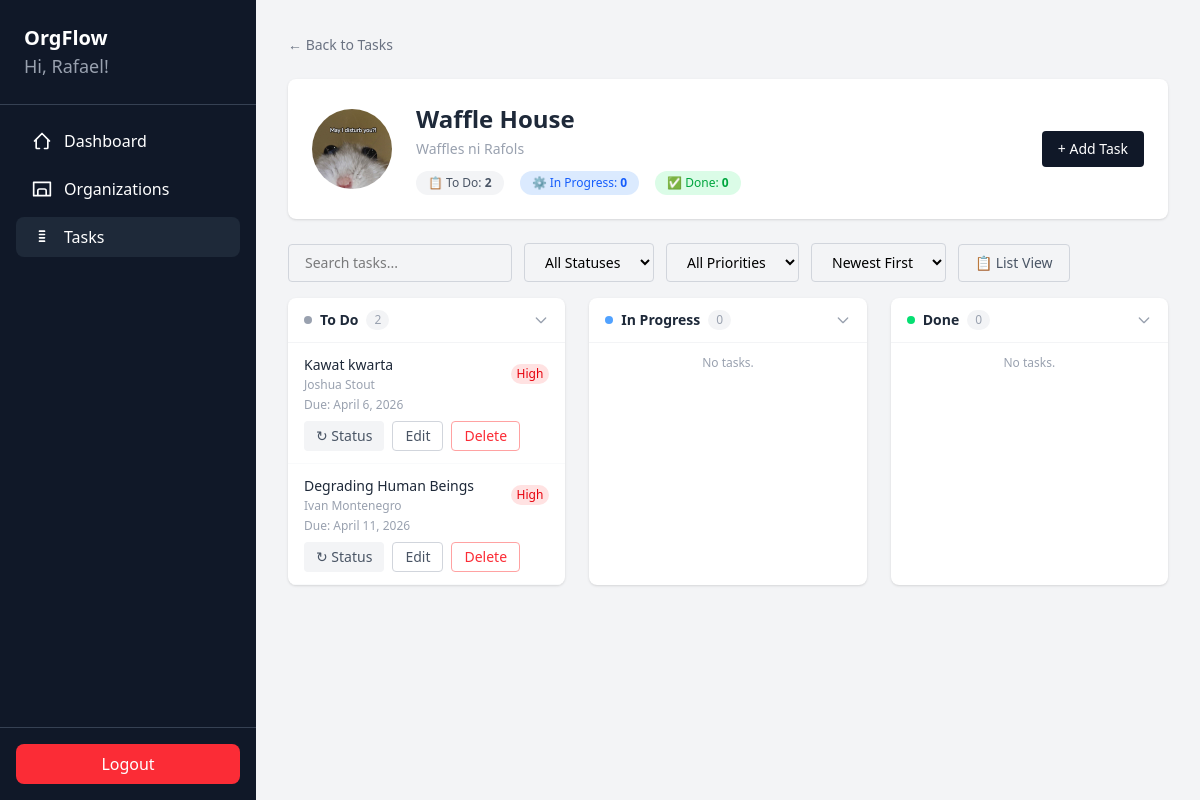
The page /tasks/3/ (signed in) on the database as committed earlier.
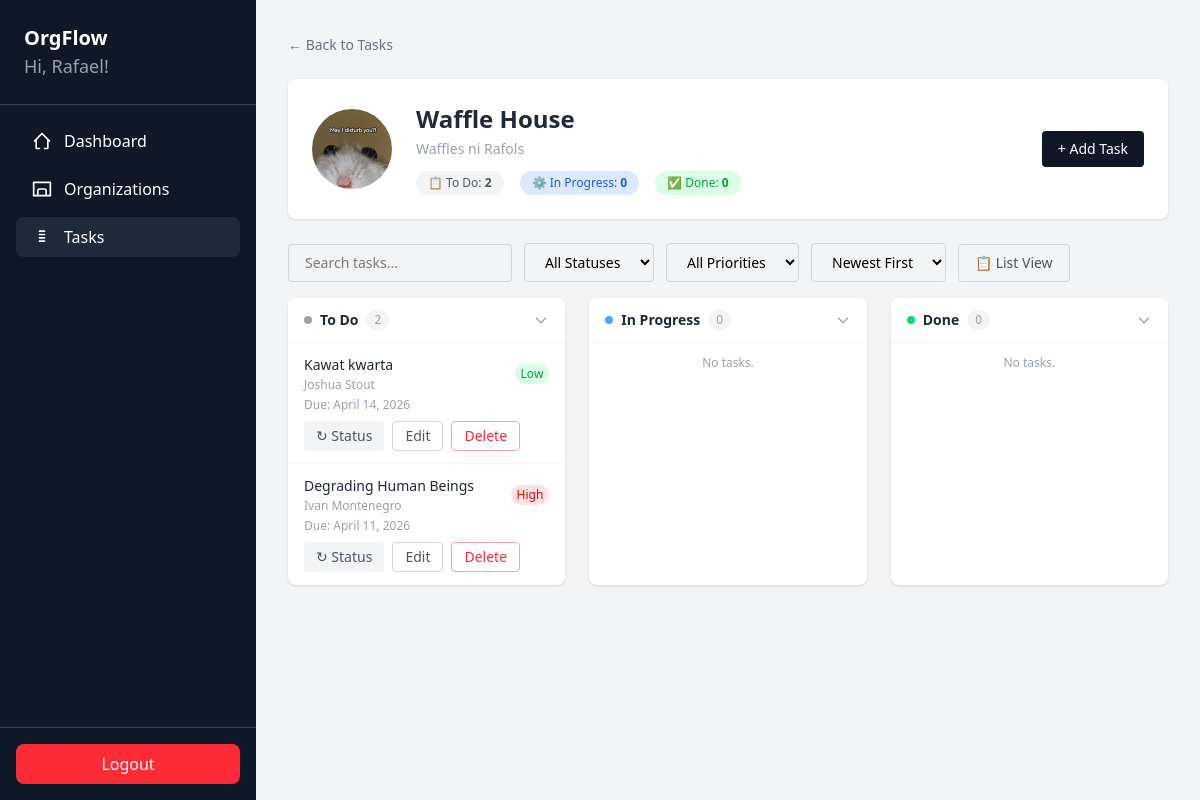
The same page on the database as committed later.
### clubManagement/models.py (models this page shows, shortened)
class Task(models.Model):
    STATUS_CHOICES = [
        ("TODO", "To Do"),
        ("PROG", "In Progress"),
        ("DONE", "Done"),
    ]
    PRIORITY_CHOICES = [
        ("HIGH", "High"),
        ("MED", "Medium"),
        ("LOW", "Low"),
    ]
    organization = models.ForeignKey(Organization, on_delete=models.CASCADE, related_name="tasks")
    title = models.CharField(max_length=200)
    description = models.TextField(blank=True, default="")
    assigned_to = models.ForeignKey(User, on_delete=models.CASCADE, related_name="assigned_tasks")
    created_by = models.ForeignKey(User, on_delete=models.CASCADE, related_name="created_tasks")
    status = models.CharField(max_length=4, choices=STATUS_CHOICES, default="TODO")
    priority = models.CharField(max_length=4, choices=PRIORITY_CHOICES, default="MED")
    due_date = models.DateField(blank=True, null=True)
    created_at = models.DateTimeField(auto_now_add=True)
    @property
    def is_overdue(self):
        from django.utils import timezone
        return self.due_date and self.status != "DONE" and self.due_date < timezone.now().date()

### clubManagement/views.py (the view)
# urls.py: path('tasks/<int:org_id>/', views.org_tasks, name='org_tasks'),
@login_required
def org_tasks(request, org_id):
    org = get_object_or_404(Organization, id=org_id)
    if not Membership.objects.filter(user=request.user, organization=org).exists():
        return redirect("tasks")
    members = Membership.objects.filter(organization=org).select_related("user")
    user_is_big_four = is_big_four(request.user, org)
    if user_is_big_four:
        org_task_list = Task.objects.filter(organization=org).select_related("assigned_to")
    else:
        org_task_list = Task.objects.filter(organization=org, assigned_to=request.user).select_related("assigned_to")
    status_columns = [
        ("TODO", "To Do", "bg-gray-400"),
        ("PROG", "In Progress", "bg-blue-400"),
        ("DONE", "Done", "bg-green-400"),
    ]
    departments = Department.objects.filter(organization=org)
    for task in org_task_list:
        membership = Membership.objects.filter(
            user=task.assigned_to, organization=org
        ).first()
        task.assigned_to_dept = membership.department.name if membership and membership.department else None
    return render(request, "org_tasks.html", {
        "org": org,
        "tasks": org_task_list,
        "members": members,
        "departments": departments,
        "is_big_four": user_is_big_four,
        "status_columns": status_columns,
        "active_page": "tasks"
    })

### clubManagement/views.py (called while the page is built)
def is_big_four(user, organization):
    return Membership.objects.filter(
        user=user,
        organization=organization,
        role__in=["PRES", "VP", "VPI", "VPE", "SEC", "TRE"]
    ).exists()

### clubManagement/templates/org_tasks.html (shortened to what the changed rows need)
{% extends 'base.html' %}
{% block content %}
<div class="w-full max-w-6xl mx-auto p-8">
  <div class="bg-white rounded-lg shadow-sm p-6 mb-6 flex items-center gap-6">
    <div class="flex-1">
      <h1 class="text-2xl font-bold text-gray-800">{{ org.name }}</h1>
    </div>
  </div>
  <div id="kanbanView">
    <div class="grid grid-cols-3 gap-6">
      {% for status_key, status_label, dot_color in status_columns %}
      <div class="bg-white rounded-lg shadow-sm overflow-hidden">
        <button onclick="toggleSection('kanban-section-{{ status_key }}')"
          class="w-full flex items-center justify-between px-4 py-3 hover:bg-gray-50 text-left border-b border-gray-100">
          <div class="flex items-center gap-2">
            <span class="w-2 h-2 rounded-full {{ dot_color }}"></span>
            <h3 class="font-semibold text-gray-800 text-sm">{{ status_label }}</h3>
            <span class="text-xs text-gray-400 bg-gray-100 px-2 py-0.5 rounded-full" id="kanban-count-{{ status_key }}">0</span>
          </div>
          <svg id="arrow-kanban-section-{{ status_key }}" xmlns="http://www.w3.org/2000/svg"
            class="h-4 w-4 text-gray-400 transition-transform duration-200"
            fill="none" viewBox="0 0 24 24" stroke="currentColor">
            <path stroke-linecap="round" stroke-linejoin="round" stroke-width="2" d="M19 9l-7 7-7-7" />
          </svg>
        </button>
        <div id="kanban-section-{{ status_key }}" class="divide-y divide-gray-50">
          {% for task in tasks %}
          {% if task.status == status_key %}
          <div class="kanban-task-row px-4 py-3 hover:bg-gray-50 {% if task.is_overdue %}border-l-4 border-l-red-400{% endif %} {% if not is_big_four %}cursor-pointer{% endif %}"
            data-id="{{ task.id }}"
            data-status="{{ task.status }}"
            data-priority="{{ task.priority }}"
            data-title="{{ task.title|lower }}"
            data-assignee="{{ task.assigned_to.get_full_name|default:task.assigned_to.username|lower }}"
            data-due="{{ task.due_date|date:'Y-m-d'|default:'' }}"
            data-created="{{ task.created_at|date:'Y-m-d' }}"
            >
            <div class="flex items-center justify-between gap-2">
              <div class="flex-1 min-w-0">
                <p class="text-sm font-medium text-gray-800 truncate">{{ task.title }}</p>
                <p class="text-xs text-gray-400 mt-0.5">{{ task.assigned_to.get_full_name|default:task.assigned_to.username }}</p>
              </div>
              <div class="flex items-center gap-1 flex-shrink-0">
                <span class="text-xs px-1.5 py-0.5 rounded-full
                  {% if task.priority == 'HIGH' %}bg-red-100 text-red-600
                  {% elif task.priority == 'MED' %}bg-yellow-100 text-yellow-600
                  {% else %}bg-green-100 text-green-600{% endif %}">
                  {{ task.get_priority_display }}
                </span>
              </div>
            </div>
            {% if task.due_date %}
            <p class="text-xs mt-1 {% if task.is_overdue %}text-red-400{% else %}text-gray-400{% endif %}">Due: {{ task.due_date }}</p>
            {% endif %}
            {% if is_big_four %}
            <div class="flex gap-2 mt-2">
              <button onclick="cycleStatus({{ task.id }}, '{{ task.status }}')"
                class="text-sm px-3 py-1 rounded bg-gray-100 text-gray-600 hover:bg-gray-200">↻ Status</button>
              <button onclick="openEditTaskModal('{{ task.id }}', '{{ task.title|escapejs }}', '{{ task.description|escapejs }}', '{{ task.assigned_to.id }}', '{{ task.status }}', '{{ task.due_date|default:'' }}', '{{ task.priority }}')"
                class="text-sm px-3 py-1 rounded border border-gray-300 text-gray-600 hover:bg-gray-50">Edit</button>
              <button onclick="openDeleteTaskModal('{{ task.id }}', '{{ task.title|escapejs }}')"
                class="text-sm px-3 py-1 rounded border border-red-300 text-red-500 hover:bg-red-50">Delete</button>
            </div>
            {% endif %}
          </div>
          {% endif %}
          {% endfor %}
        </div>
      </div>
      {% endfor %}
    </div>
  </div>
</div>
{% endblock %}

Rows that differ between the two databases and show on the page:
changed Task "Kawat kwarta": priority "High" → "Low"; due_date "April 6, 2026" → "April 14, 2026"
